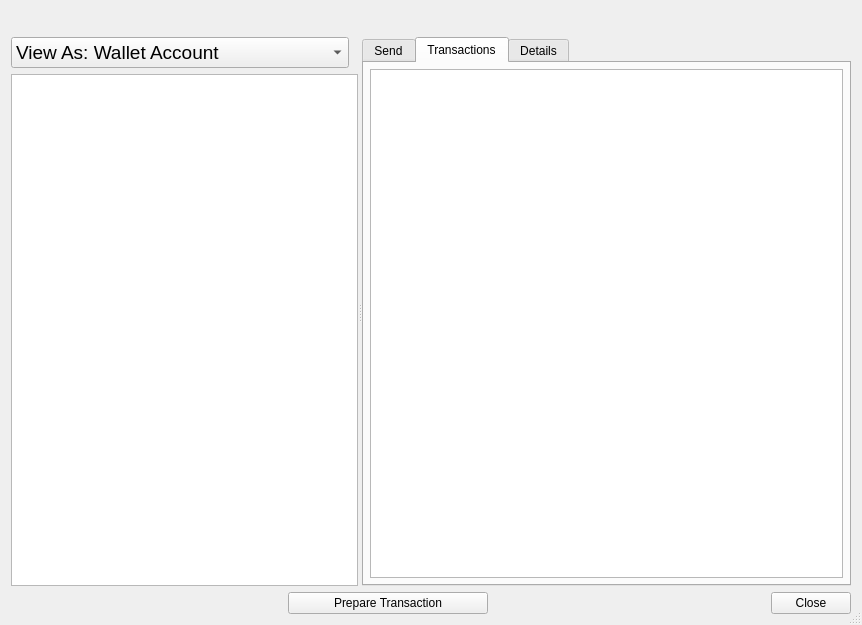
<?xml version="1.0" encoding="UTF-8"?>
<ui version="4.0">
 <class>WalletDlg</class>
 <widget class="QDialog" name="WalletDlg">
  <property name="geometry">
   <rect>
    <x>0</x>
    <y>0</y>
    <width>862</width>
    <height>625</height>
   </rect>
  </property>
  <property name="sizePolicy">
   <sizepolicy hsizetype="Preferred" vsizetype="Preferred">
    <horstretch>0</horstretch>
    <verstretch>0</verstretch>
   </sizepolicy>
  </property>
  <property name="windowTitle">
   <string>Dialog</string>
  </property>
  <property name="sizeGripEnabled">
   <bool>true</bool>
  </property>
  <property name="modal">
   <bool>true</bool>
  </property>
  <layout class="QVBoxLayout" name="verticalLayout">
   <item>
    <widget class="QWidget" name="pnl_input" native="true">
     <layout class="QVBoxLayout" name="verticalLayout_4">
      <property name="spacing">
       <number>0</number>
      </property>
      <property name="leftMargin">
       <number>0</number>
      </property>
      <property name="topMargin">
       <number>0</number>
      </property>
      <property name="rightMargin">
       <number>0</number>
      </property>
      <property name="bottomMargin">
       <number>0</number>
      </property>
      <item>
       <layout class="QHBoxLayout" name="lay_input">
        <property name="spacing">
         <number>8</number>
        </property>
        <item>
         <widget class="QLabel" name="lblHW">
          <property name="text">
           <string/>
          </property>
         </widget>
        </item>
        <item>
         <widget class="QWidget" name="wdgSpinner" native="true">
          <property name="minimumSize">
           <size>
            <width>32</width>
            <height>0</height>
           </size>
          </property>
         </widget>
        </item>
        <item>
         <widget class="QLabel" name="lbl_message">
          <property name="styleSheet">
           <string notr="true"/>
          </property>
          <property name="text">
           <string/>
          </property>
          <property name="wordWrap">
           <bool>false</bool>
          </property>
          <property name="openExternalLinks">
           <bool>true</bool>
          </property>
          <property name="textInteractionFlags">
           <set>Qt::LinksAccessibleByMouse|Qt::TextSelectableByMouse</set>
          </property>
         </widget>
        </item>
        <item>
         <spacer name="horizontalSpacer_5">
          <property name="orientation">
           <enum>Qt::Horizontal</enum>
          </property>
          <property name="sizeHint" stdset="0">
           <size>
            <width>40</width>
            <height>20</height>
           </size>
          </property>
         </spacer>
        </item>
       </layout>
      </item>
     </layout>
    </widget>
   </item>
   <item>
    <widget class="QWidget" name="widget" native="true">
     <property name="sizePolicy">
      <sizepolicy hsizetype="Preferred" vsizetype="MinimumExpanding">
       <horstretch>0</horstretch>
       <verstretch>0</verstretch>
      </sizepolicy>
     </property>
     <layout class="QVBoxLayout" name="verticalLayout_6">
      <property name="leftMargin">
       <number>0</number>
      </property>
      <property name="topMargin">
       <number>0</number>
      </property>
      <property name="rightMargin">
       <number>0</number>
      </property>
      <property name="bottomMargin">
       <number>0</number>
      </property>
      <item>
       <widget class="QSplitter" name="splitterMain">
        <property name="orientation">
         <enum>Qt::Horizontal</enum>
        </property>
        <property name="opaqueResize">
         <bool>true</bool>
        </property>
        <property name="childrenCollapsible">
         <bool>true</bool>
        </property>
        <widget class="QWidget" name="wdgLeftPanel" native="true">
         <layout class="QVBoxLayout" name="vlayoutViewMode">
          <item>
           <layout class="QHBoxLayout" name="horizontalLayout">
            <property name="spacing">
             <number>2</number>
            </property>
            <item>
             <widget class="QComboBox" name="cboAddressSourceMode">
              <property name="sizePolicy">
               <sizepolicy hsizetype="Preferred" vsizetype="Fixed">
                <horstretch>0</horstretch>
                <verstretch>0</verstretch>
               </sizepolicy>
              </property>
              <property name="minimumSize">
               <size>
                <width>0</width>
                <height>0</height>
               </size>
              </property>
              <property name="maximumSize">
               <size>
                <width>16777215</width>
                <height>16777215</height>
               </size>
              </property>
              <property name="font">
               <font>
                <pointsize>14</pointsize>
               </font>
              </property>
              <item>
               <property name="text">
                <string>View As: Wallet Account</string>
               </property>
              </item>
              <item>
               <property name="text">
                <string>View As: Masternode Address</string>
               </property>
              </item>
             </widget>
            </item>
            <item>
             <widget class="QLabel" name="lblViewModeOptions">
              <property name="sizePolicy">
               <sizepolicy hsizetype="Maximum" vsizetype="Preferred">
                <horstretch>0</horstretch>
                <verstretch>0</verstretch>
               </sizepolicy>
              </property>
              <property name="toolTip">
               <string>Options</string>
              </property>
              <property name="text">
               <string/>
              </property>
             </widget>
            </item>
           </layout>
          </item>
          <item>
           <widget class="QStackedWidget" name="swAddressSource">
            <property name="currentIndex">
             <number>1</number>
            </property>
            <widget class="QWidget" name="pageAccountsListView">
             <layout class="QVBoxLayout" name="verticalLayout_8">
              <property name="spacing">
               <number>-1</number>
              </property>
              <property name="leftMargin">
               <number>0</number>
              </property>
              <property name="topMargin">
               <number>0</number>
              </property>
              <property name="rightMargin">
               <number>0</number>
              </property>
              <property name="bottomMargin">
               <number>0</number>
              </property>
              <item>
               <widget class="QTreeView" name="accountsListView">
                <property name="contextMenuPolicy">
                 <enum>Qt::ActionsContextMenu</enum>
                </property>
                <attribute name="headerVisible">
                 <bool>false</bool>
                </attribute>
               </widget>
              </item>
             </layout>
            </widget>
            <widget class="QWidget" name="pageMnListView">
             <layout class="QVBoxLayout" name="verticalLayout_10">
              <property name="leftMargin">
               <number>0</number>
              </property>
              <property name="topMargin">
               <number>0</number>
              </property>
              <property name="rightMargin">
               <number>0</number>
              </property>
              <property name="bottomMargin">
               <number>0</number>
              </property>
              <item>
               <widget class="QTableView" name="mnListView">
                <property name="contextMenuPolicy">
                 <enum>Qt::ActionsContextMenu</enum>
                </property>
                <property name="selectionBehavior">
                 <enum>QAbstractItemView::SelectRows</enum>
                </property>
                <property name="showGrid">
                 <bool>false</bool>
                </property>
                <attribute name="horizontalHeaderVisible">
                 <bool>false</bool>
                </attribute>
                <attribute name="horizontalHeaderStretchLastSection">
                 <bool>true</bool>
                </attribute>
                <attribute name="verticalHeaderVisible">
                 <bool>false</bool>
                </attribute>
               </widget>
              </item>
             </layout>
            </widget>
           </widget>
          </item>
         </layout>
        </widget>
        <widget class="QWidget" name="wdgRightPanel" native="true">
         <layout class="QVBoxLayout" name="verticalLayout_9">
          <property name="leftMargin">
           <number>0</number>
          </property>
          <property name="topMargin">
           <number>0</number>
          </property>
          <property name="rightMargin">
           <number>0</number>
          </property>
          <property name="bottomMargin">
           <number>0</number>
          </property>
          <item>
           <widget class="QTabWidget" name="detailsTab">
            <property name="currentIndex">
             <number>1</number>
            </property>
            <widget class="QWidget" name="tabSend">
             <attribute name="title">
              <string>Send</string>
             </attribute>
             <layout class="QVBoxLayout" name="verticalLayout_5">
              <property name="leftMargin">
               <number>6</number>
              </property>
              <property name="topMargin">
               <number>6</number>
              </property>
              <property name="rightMargin">
               <number>6</number>
              </property>
              <property name="bottomMargin">
               <number>6</number>
              </property>
              <item>
               <widget class="QSplitter" name="splitter">
                <property name="orientation">
                 <enum>Qt::Vertical</enum>
                </property>
                <widget class="QWidget" name="main_widget" native="true">
                 <layout class="QVBoxLayout" name="verticalLayout_2">
                  <property name="spacing">
                   <number>2</number>
                  </property>
                  <property name="leftMargin">
                   <number>0</number>
                  </property>
                  <property name="topMargin">
                   <number>0</number>
                  </property>
                  <property name="rightMargin">
                   <number>0</number>
                  </property>
                  <property name="bottomMargin">
                   <number>0</number>
                  </property>
                  <item>
                   <layout class="QHBoxLayout" name="horizontalLayout_4">
                    <property name="spacing">
                     <number>6</number>
                    </property>
                    <property name="topMargin">
                     <number>8</number>
                    </property>
                    <item>
                     <widget class="QToolButton" name="btnCheckAll">
                      <property name="toolTip">
                       <string/>
                      </property>
                      <property name="text">
                       <string>Select All</string>
                      </property>
                      <property name="iconSize">
                       <size>
                        <width>12</width>
                        <height>12</height>
                       </size>
                      </property>
                      <property name="toolButtonStyle">
                       <enum>Qt::ToolButtonTextBesideIcon</enum>
                      </property>
                     </widget>
                    </item>
                    <item>
                     <widget class="QToolButton" name="btnUncheckAll">
                      <property name="toolTip">
                       <string/>
                      </property>
                      <property name="text">
                       <string>Unselect All</string>
                      </property>
                      <property name="iconSize">
                       <size>
                        <width>12</width>
                        <height>12</height>
                       </size>
                      </property>
                      <property name="toolButtonStyle">
                       <enum>Qt::ToolButtonTextBesideIcon</enum>
                      </property>
                     </widget>
                    </item>
                    <item>
                     <widget class="QToolButton" name="btnUtxoViewColumns">
                      <property name="text">
                       <string>Columns...</string>
                      </property>
                     </widget>
                    </item>
                    <item>
                     <widget class="QCheckBox" name="chbHideCollateralTx">
                      <property name="styleSheet">
                       <string notr="true"/>
                      </property>
                      <property name="text">
                       <string>Hide collateral utxos</string>
                      </property>
                     </widget>
                    </item>
                    <item>
                     <spacer name="horizontalSpacer_3">
                      <property name="orientation">
                       <enum>Qt::Horizontal</enum>
                      </property>
                      <property name="sizeHint" stdset="0">
                       <size>
                        <width>40</width>
                        <height>20</height>
                       </size>
                      </property>
                     </spacer>
                    </item>
                   </layout>
                  </item>
                  <item>
                   <widget class="QTableView" name="utxoTableView">
                    <property name="sizeAdjustPolicy">
                     <enum>QAbstractScrollArea::AdjustToContentsOnFirstShow</enum>
                    </property>
                    <property name="selectionBehavior">
                     <enum>QAbstractItemView::SelectRows</enum>
                    </property>
                    <property name="showGrid">
                     <bool>true</bool>
                    </property>
                    <property name="sortingEnabled">
                     <bool>false</bool>
                    </property>
                    <attribute name="verticalHeaderVisible">
                     <bool>false</bool>
                    </attribute>
                    <attribute name="verticalHeaderCascadingSectionResizes">
                     <bool>true</bool>
                    </attribute>
                    <attribute name="verticalHeaderHighlightSections">
                     <bool>false</bool>
                    </attribute>
                   </widget>
                  </item>
                 </layout>
                </widget>
                <widget class="QWidget" name="dest_widget1" native="true">
                 <property name="sizePolicy">
                  <sizepolicy hsizetype="Preferred" vsizetype="Expanding">
                   <horstretch>0</horstretch>
                   <verstretch>0</verstretch>
                  </sizepolicy>
                 </property>
                 <layout class="QVBoxLayout" name="verticalLayout_3">
                  <property name="leftMargin">
                   <number>0</number>
                  </property>
                  <property name="topMargin">
                   <number>0</number>
                  </property>
                  <property name="rightMargin">
                   <number>0</number>
                  </property>
                  <property name="bottomMargin">
                   <number>0</number>
                  </property>
                  <item>
                   <widget class="QFrame" name="dest_widget">
                    <property name="frameShape">
                     <enum>QFrame::StyledPanel</enum>
                    </property>
                   </widget>
                  </item>
                 </layout>
                </widget>
               </widget>
              </item>
             </layout>
            </widget>
            <widget class="QWidget" name="tabTransactions">
             <attribute name="title">
              <string>Transactions</string>
             </attribute>
             <layout class="QHBoxLayout" name="horizontalLayout_5">
              <property name="leftMargin">
               <number>6</number>
              </property>
              <property name="topMargin">
               <number>6</number>
              </property>
              <property name="rightMargin">
               <number>6</number>
              </property>
              <property name="bottomMargin">
               <number>6</number>
              </property>
              <item>
               <widget class="QTableView" name="txTableView">
                <property name="selectionMode">
                 <enum>QAbstractItemView::SingleSelection</enum>
                </property>
                <property name="selectionBehavior">
                 <enum>QAbstractItemView::SelectRows</enum>
                </property>
               </widget>
              </item>
             </layout>
            </widget>
            <widget class="QWidget" name="tabDetails">
             <attribute name="title">
              <string>Details</string>
             </attribute>
             <layout class="QVBoxLayout" name="verticalLayout_7">
              <item>
               <widget class="QTextBrowser" name="edtDetailsAddress">
                <property name="sizeAdjustPolicy">
                 <enum>QAbstractScrollArea::AdjustToContents</enum>
                </property>
               </widget>
              </item>
             </layout>
            </widget>
           </widget>
          </item>
         </layout>
        </widget>
       </widget>
      </item>
     </layout>
    </widget>
   </item>
   <item>
    <layout class="QHBoxLayout" name="layStatusBar">
     <property name="spacing">
      <number>12</number>
     </property>
    </layout>
   </item>
   <item>
    <layout class="QHBoxLayout" name="horizontalLayout_3">
     <item>
      <spacer name="horizontalSpacer_2">
       <property name="orientation">
        <enum>Qt::Horizontal</enum>
       </property>
       <property name="sizeHint" stdset="0">
        <size>
         <width>40</width>
         <height>20</height>
        </size>
       </property>
      </spacer>
     </item>
     <item>
      <widget class="QPushButton" name="btnSend">
       <property name="sizePolicy">
        <sizepolicy hsizetype="Minimum" vsizetype="Minimum">
         <horstretch>0</horstretch>
         <verstretch>0</verstretch>
        </sizepolicy>
       </property>
       <property name="minimumSize">
        <size>
         <width>200</width>
         <height>0</height>
        </size>
       </property>
       <property name="maximumSize">
        <size>
         <width>200</width>
         <height>16777215</height>
        </size>
       </property>
       <property name="text">
        <string>Prepare Transaction</string>
       </property>
       <property name="autoDefault">
        <bool>false</bool>
       </property>
      </widget>
     </item>
     <item>
      <spacer name="horizontalSpacer">
       <property name="orientation">
        <enum>Qt::Horizontal</enum>
       </property>
       <property name="sizeHint" stdset="0">
        <size>
         <width>40</width>
         <height>20</height>
        </size>
       </property>
      </spacer>
     </item>
     <item alignment="Qt::AlignRight">
      <widget class="QPushButton" name="btnClose">
       <property name="sizePolicy">
        <sizepolicy hsizetype="Maximum" vsizetype="Fixed">
         <horstretch>0</horstretch>
         <verstretch>0</verstretch>
        </sizepolicy>
       </property>
       <property name="minimumSize">
        <size>
         <width>0</width>
         <height>0</height>
        </size>
       </property>
       <property name="layoutDirection">
        <enum>Qt::LeftToRight</enum>
       </property>
       <property name="text">
        <string>Close</string>
       </property>
       <property name="autoDefault">
        <bool>false</bool>
       </property>
      </widget>
     </item>
    </layout>
   </item>
  </layout>
 </widget>
 <resources/>
 <connections/>
</ui>
